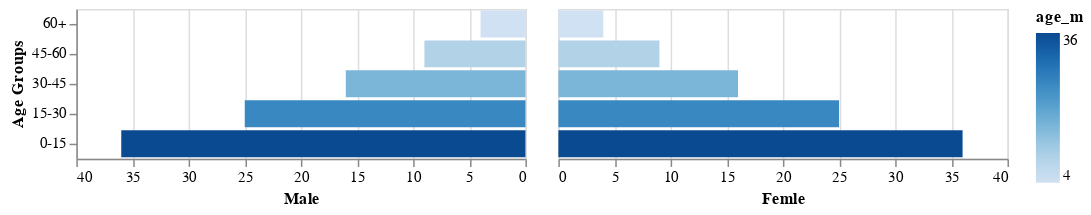

The code cell stored with this chart in its notebook:
### Code cell
df_age = pd.DataFrame(data=[[36,25,16,9,4],[36,25,16,9,4]], 
                      index=['age_m', 'age_f'],
                      columns=['0-15', '15-30', '30-45', '45-60', '60+']).T.reset_index()

chart_m = alt.Chart(df_age).mark_bar().encode(
    x=alt.X('age_m:Q',
            title='Male',
            sort='descending',
            scale=alt.Scale(domain=(0,40))),
    y=alt.Y('index:N', axis=alt.Axis(title='Age Groups'), sort='descending'),
    color=alt.Color('age_m')
)

chart_f = alt.Chart(df_age).mark_bar().encode(
    x=alt.X('age_f:Q',
            title='Femle',
            sort='ascending',
            scale=alt.Scale(domain=(0,40))),
    y=alt.Y('index:N', axis=None, sort='descending'),
    color=alt.Color('age_m')
)

chart_m | chart_f

### Figure 1 — Vega-Lite specification as saved in the notebook (floating-point values rounded to 4 significant figures)
{"usermeta": {"embedOptions": {"theme": "carbong100"}}, "config": {"view": {"continuousWidth": 300, "continuousHeight": 300}}, "hconcat": [{"mark": {"type": "bar"}, "encoding": {"color": {"field": "age_m", "type": "quantitative"}, "x": {"field": "age_m", "scale": {"domain": [0, 40]}, "sort": "descending", "title": "Male", "type": "quantitative"}, "y": {"axis": {"title": "Age Groups"}, "field": "index", "sort": "descending", "type": "nominal"}}}, {"mark": {"type": "bar"}, "encoding": {"color": {"field": "age_m", "type": "quantitative"}, "x": {"field": "age_f", "scale": {"domain": [0, 40]}, "sort": "ascending", "title": "Femle", "type": "quantitative"}, "y": {"axis": null, "field": "index", "sort": "descending", "type": "nominal"}}}], "data": {"name": "data-0c6fef1fccd3a53784ed9822e5ce5737"}, "$schema": "https://vega.github.io/schema/vega-lite/v5.20.1.json", "datasets": {"data-0c6fef1fccd3a53784ed9822e5ce5737": [{"index": "0-15", "age_m": 36, "age_f": 36}, {"index": "15-30", "age_m": 25, "age_f": 25}, {"index": "30-45", "age_m": 16, "age_f": 16}, {"index": "45-60", "age_m": 9, "age_f": 9}, {"index": "60+", "age_m": 4, "age_f": 4}]}}
